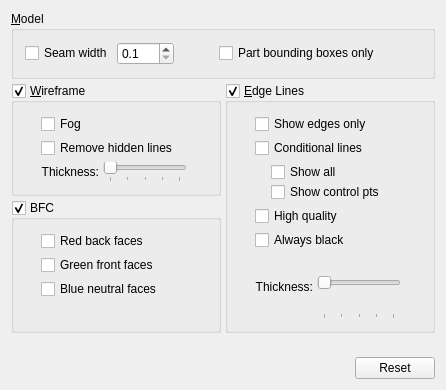
     <widget class="QWidget" name="geometryTab">
      <attribute name="title">
       <string>Geometry</string>
      </attribute>
      <layout class="QVBoxLayout">
       <property name="spacing">
        <number>4</number>
       </property>
       <property name="leftMargin">
        <number>11</number>
       </property>
       <property name="topMargin">
        <number>11</number>
       </property>
       <property name="rightMargin">
        <number>11</number>
       </property>
       <property name="bottomMargin">
        <number>11</number>
       </property>
       <item>
        <widget class="QGroupBox" name="geometryModelBox">
         <property name="title">
          <string>&amp;Model</string>
         </property>
         <layout class="QVBoxLayout">
          <property name="spacing">
           <number>4</number>
          </property>
          <property name="leftMargin">
           <number>11</number>
          </property>
          <property name="topMargin">
           <number>11</number>
          </property>
          <property name="rightMargin">
           <number>11</number>
          </property>
          <property name="bottomMargin">
           <number>11</number>
          </property>
          <item>
           <layout class="QHBoxLayout">
            <property name="spacing">
             <number>4</number>
            </property>
            <property name="leftMargin">
             <number>0</number>
            </property>
            <property name="topMargin">
             <number>0</number>
            </property>
            <property name="rightMargin">
             <number>0</number>
            </property>
            <property name="bottomMargin">
             <number>0</number>
            </property>
            <item>
             <widget class="QCheckBox" name="seamWidthButton">
              <property name="text">
               <string>Seam width</string>
              </property>
             </widget>
            </item>
            <item>
             <widget class="QDoubleSpinBox" name="seamWidthDoubleSpin">
              <property name="decimals">
               <number>1</number>
              </property>
              <property name="minimum">
               <double>0.100000000000000</double>
              </property>
              <property name="singleStep">
               <double>0.100000000000000</double>
              </property>
             </widget>
            </item>
            <item>
             <spacer name="Spacer9">
              <property name="orientation">
               <enum>Qt::Horizontal</enum>
              </property>
              <property name="sizeType">
               <enum>QSizePolicy::Expanding</enum>
              </property>
              <property name="sizeHint" stdset="0">
               <size>
                <width>20</width>
                <height>20</height>
               </size>
              </property>
             </spacer>
            </item>
            <item>
             <widget class="QCheckBox" name="partBoundingBoxOnlyBox">
              <property name="text">
               <string>Part bounding boxes only</string>
              </property>
             </widget>
            </item>
            <item>
             <spacer name="Spacer10_1">
              <property name="orientation">
               <enum>Qt::Horizontal</enum>
              </property>
              <property name="sizeType">
               <enum>QSizePolicy::Expanding</enum>
              </property>
              <property name="sizeHint" stdset="0">
               <size>
                <width>20</width>
                <height>20</height>
               </size>
              </property>
             </spacer>
            </item>
           </layout>
          </item>
         </layout>
        </widget>
       </item>
       <item>
        <layout class="QHBoxLayout">
         <property name="spacing">
          <number>4</number>
         </property>
         <property name="leftMargin">
          <number>0</number>
         </property>
         <property name="topMargin">
          <number>0</number>
         </property>
         <property name="rightMargin">
          <number>0</number>
         </property>
         <property name="bottomMargin">
          <number>0</number>
         </property>
         <item>
          <layout class="QVBoxLayout">
           <property name="spacing">
            <number>4</number>
           </property>
           <property name="leftMargin">
            <number>0</number>
           </property>
           <property name="topMargin">
            <number>0</number>
           </property>
           <property name="rightMargin">
            <number>0</number>
           </property>
           <property name="bottomMargin">
            <number>0</number>
           </property>
           <item>
            <widget class="QGroupBox" name="wireframeButton">
             <property name="title">
              <string>&amp;Wireframe</string>
             </property>
             <property name="checkable">
              <bool>true</bool>
             </property>
             <layout class="QVBoxLayout">
              <property name="spacing">
               <number>4</number>
              </property>
              <property name="leftMargin">
               <number>11</number>
              </property>
              <property name="topMargin">
               <number>11</number>
              </property>
              <property name="rightMargin">
               <number>11</number>
              </property>
              <property name="bottomMargin">
               <number>11</number>
              </property>
              <item>
               <layout class="QHBoxLayout">
                <property name="spacing">
                 <number>0</number>
                </property>
                <property name="leftMargin">
                 <number>0</number>
                </property>
                <property name="topMargin">
                 <number>0</number>
                </property>
                <property name="rightMargin">
                 <number>0</number>
                </property>
                <property name="bottomMargin">
                 <number>0</number>
                </property>
                <item>
                 <spacer name="Spacer16">
                  <property name="orientation">
                   <enum>Qt::Horizontal</enum>
                  </property>
                  <property name="sizeType">
                   <enum>QSizePolicy::Fixed</enum>
                  </property>
                  <property name="sizeHint" stdset="0">
                   <size>
                    <width>16</width>
                    <height>20</height>
                   </size>
                  </property>
                 </spacer>
                </item>
                <item>
                 <layout class="QVBoxLayout">
                  <property name="spacing">
                   <number>4</number>
                  </property>
                  <property name="leftMargin">
                   <number>0</number>
                  </property>
                  <property name="topMargin">
                   <number>0</number>
                  </property>
                  <property name="rightMargin">
                   <number>0</number>
                  </property>
                  <property name="bottomMargin">
                   <number>0</number>
                  </property>
                  <item>
                   <widget class="QCheckBox" name="wireframeFogButton">
                    <property name="text">
                     <string>Fog</string>
                    </property>
                   </widget>
                  </item>
                  <item>
                   <widget class="QCheckBox" name="wireframeRemoveHiddenLineButton">
                    <property name="text">
                     <string>Remove hidden lines</string>
                    </property>
                   </widget>
                  </item>
                  <item>
                   <layout class="QHBoxLayout">
                    <property name="spacing">
                     <number>4</number>
                    </property>
                    <property name="leftMargin">
                     <number>0</number>
                    </property>
                    <property name="topMargin">
                     <number>0</number>
                    </property>
                    <property name="rightMargin">
                     <number>0</number>
                    </property>
                    <property name="bottomMargin">
                     <number>0</number>
                    </property>
                    <item>
                     <widget class="QLabel" name="wireframeThicknessLabel">
                      <property name="frameShadow">
                       <enum>QFrame::Plain</enum>
                      </property>
                      <property name="text">
                       <string>Thickness:</string>
                      </property>
                      <property name="textFormat">
                       <enum>Qt::AutoText</enum>
                      </property>
                      <property name="alignment">
                       <set>Qt::AlignRight|Qt::AlignTrailing|Qt::AlignVCenter</set>
                      </property>
                      <property name="wordWrap">
                       <bool>false</bool>
                      </property>
                     </widget>
                    </item>
                    <item>
                     <widget class="QSlider" name="wireframeThicknessSlider">
                      <property name="sizePolicy">
                       <sizepolicy hsizetype="Expanding" vsizetype="Fixed">
                        <horstretch>0</horstretch>
                        <verstretch>0</verstretch>
                       </sizepolicy>
                      </property>
                      <property name="minimumSize">
                       <size>
                        <width>75</width>
                        <height>0</height>
                       </size>
                      </property>
                      <property name="maximumSize">
                       <size>
                        <width>100</width>
                        <height>32767</height>
                       </size>
                      </property>
                      <property name="minimum">
                       <number>1</number>
                      </property>
                      <property name="maximum">
                       <number>5</number>
                      </property>
                      <property name="pageStep">
                       <number>1</number>
                      </property>
                      <property name="orientation">
                       <enum>Qt::Horizontal</enum>
                      </property>
                      <property name="tickPosition">
                       <enum>QSlider::TicksBelow</enum>
                      </property>
                     </widget>
                    </item>
                    <item>
                     <spacer name="Spacer20">
                      <property name="orientation">
                       <enum>Qt::Horizontal</enum>
                      </property>
                      <property name="sizeType">
                       <enum>QSizePolicy::Expanding</enum>
                      </property>
                      <property name="sizeHint" stdset="0">
                       <size>
                        <width>20</width>
                        <height>20</height>
                       </size>
                      </property>
                     </spacer>
                    </item>
                   </layout>
                  </item>
                 </layout>
                </item>
               </layout>
              </item>
             </layout>
            </widget>
           </item>
           <item>
            <widget class="QGroupBox" name="enableBFCButton">
             <property name="title">
              <string>BFC</string>
             </property>
             <property name="checkable">
              <bool>true</bool>
             </property>
             <layout class="QVBoxLayout">
              <property name="spacing">
               <number>4</number>
              </property>
              <property name="leftMargin">
               <number>11</number>
              </property>
              <property name="topMargin">
               <number>11</number>
              </property>
              <property name="rightMargin">
               <number>11</number>
              </property>
              <property name="bottomMargin">
               <number>11</number>
              </property>
              <item>
               <layout class="QHBoxLayout">
                <property name="spacing">
                 <number>0</number>
                </property>
                <property name="leftMargin">
                 <number>0</number>
                </property>
                <property name="topMargin">
                 <number>0</number>
                </property>
                <property name="rightMargin">
                 <number>0</number>
                </property>
                <property name="bottomMargin">
                 <number>0</number>
                </property>
                <item>
                 <spacer name="Spacer16_29">
                  <property name="orientation">
                   <enum>Qt::Horizontal</enum>
                  </property>
                  <property name="sizeType">
                   <enum>QSizePolicy::Fixed</enum>
                  </property>
                  <property name="sizeHint" stdset="0">
                   <size>
                    <width>16</width>
                    <height>20</height>
                   </size>
                  </property>
                 </spacer>
                </item>
                <item>
                 <layout class="QVBoxLayout">
                  <property name="spacing">
                   <number>4</number>
                  </property>
                  <property name="leftMargin">
                   <number>0</number>
                  </property>
                  <property name="topMargin">
                   <number>0</number>
                  </property>
                  <property name="rightMargin">
                   <number>0</number>
                  </property>
                  <property name="bottomMargin">
                   <number>0</number>
                  </property>
                  <item>
                   <widget class="QCheckBox" name="bfcRedBackFaceButton">
                    <property name="text">
                     <string>Red back faces</string>
                    </property>
                   </widget>
                  </item>
                  <item>
                   <widget class="QCheckBox" name="bfcGreenFrontFaceButton">
                    <property name="text">
                     <string>Green front faces</string>
                    </property>
                   </widget>
                  </item>
                  <item>
                   <widget class="QCheckBox" name="bfcBlueNeutralFaceButton">
                    <property name="text">
                     <string>Blue neutral faces</string>
                    </property>
                   </widget>
                  </item>
                 </layout>
                </item>
               </layout>
              </item>
              <item>
               <spacer name="Spacer18">
                <property name="orientation">
                 <enum>Qt::Vertical</enum>
                </property>
                <property name="sizeType">
                 <enum>QSizePolicy::Expanding</enum>
                </property>
                <property name="sizeHint" stdset="0">
                 <size>
                  <width>20</width>
                  <height>20</height>
                 </size>
                </property>
               </spacer>
              </item>
             </layout>
            </widget>
           </item>
          </layout>
         </item>
         <item>
          <widget class="QGroupBox" name="edgeLinesButton">
           <property name="title">
            <string>&amp;Edge Lines</string>
           </property>
           <property name="checkable">
            <bool>true</bool>
           </property>
           <layout class="QVBoxLayout">
            <property name="spacing">
             <number>4</number>
            </property>
            <property name="leftMargin">
             <number>11</number>
            </property>
            <property name="topMargin">
             <number>11</number>
            </property>
            <property name="rightMargin">
             <number>11</number>
            </property>
            <property name="bottomMargin">
             <number>11</number>
            </property>
            <item>
             <layout class="QHBoxLayout">
              <property name="spacing">
               <number>0</number>
              </property>
              <property name="leftMargin">
               <number>0</number>
              </property>
              <property name="topMargin">
               <number>0</number>
              </property>
              <property name="rightMargin">
               <number>0</number>
              </property>
              <property name="bottomMargin">
               <number>0</number>
              </property>
              <item>
               <spacer name="Spacer16_2">
                <property name="orientation">
                 <enum>Qt::Horizontal</enum>
                </property>
                <property name="sizeType">
                 <enum>QSizePolicy::Fixed</enum>
                </property>
                <property name="sizeHint" stdset="0">
                 <size>
                  <width>16</width>
                  <height>20</height>
                 </size>
                </property>
               </spacer>
              </item>
              <item>
               <layout class="QVBoxLayout">
                <property name="spacing">
                 <number>4</number>
                </property>
                <property name="leftMargin">
                 <number>0</number>
                </property>
                <property name="topMargin">
                 <number>0</number>
                </property>
                <property name="rightMargin">
                 <number>0</number>
                </property>
                <property name="bottomMargin">
                 <number>0</number>
                </property>
                <item>
                 <widget class="QCheckBox" name="edgesOnlyButton">
                  <property name="text">
                   <string>Show edges only</string>
                  </property>
                 </widget>
                </item>
                <item>
                 <widget class="QCheckBox" name="conditionalLinesButton">
                  <property name="text">
                   <string>Conditional lines</string>
                  </property>
                 </widget>
                </item>
                <item>
                 <layout class="QHBoxLayout">
                  <property name="spacing">
                   <number>0</number>
                  </property>
                  <property name="leftMargin">
                   <number>0</number>
                  </property>
                  <property name="topMargin">
                   <number>0</number>
                  </property>
                  <property name="rightMargin">
                   <number>0</number>
                  </property>
                  <property name="bottomMargin">
                   <number>0</number>
                  </property>
                  <item>
                   <spacer name="unnamed">
                    <property name="orientation">
                     <enum>Qt::Horizontal</enum>
                    </property>
                    <property name="sizeType">
                     <enum>QSizePolicy::Fixed</enum>
                    </property>
                    <property name="sizeHint" stdset="0">
                     <size>
                      <width>16</width>
                      <height>20</height>
                     </size>
                    </property>
                   </spacer>
                  </item>
                  <item>
                   <layout class="QVBoxLayout">
                    <item>
                     <widget class="QCheckBox" name="conditionalShowAllButton">
                      <property name="text">
                       <string>Show all</string>
                      </property>
                     </widget>
                    </item>
                    <item>
                     <widget class="QCheckBox" name="conditionalShowControlPtsButton">
                      <property name="text">
                       <string>Show control pts</string>
                      </property>
                     </widget>
                    </item>
                   </layout>
                  </item>
                 </layout>
                </item>
                <item>
                 <widget class="QCheckBox" name="highQualityLinesButton">
                  <property name="text">
                   <string>High quality</string>
                  </property>
                 </widget>
                </item>
                <item>
                 <widget class="QCheckBox" name="alwaysBlackLinesButton">
                  <property name="text">
                   <string>Always black</string>
                  </property>
                 </widget>
                </item>
                <item>
                 <layout class="QHBoxLayout">
                  <property name="spacing">
                   <number>4</number>
                  </property>
                  <property name="leftMargin">
                   <number>0</number>
                  </property>
                  <property name="topMargin">
                   <number>0</number>
                  </property>
                  <property name="rightMargin">
                   <number>0</number>
                  </property>
                  <property name="bottomMargin">
                   <number>0</number>
                  </property>
                  <item>
                   <widget class="QLabel" name="edgeThicknessLabel">
                    <property name="frameShadow">
                     <enum>QFrame::Plain</enum>
                    </property>
                    <property name="text">
                     <string>Thickness:</string>
                    </property>
                    <property name="textFormat">
                     <enum>Qt::AutoText</enum>
                    </property>
                    <property name="alignment">
                     <set>Qt::AlignRight|Qt::AlignTrailing|Qt::AlignVCenter</set>
                    </property>
                    <property name="wordWrap">
                     <bool>false</bool>
                    </property>
                   </widget>
                  </item>
                  <item>
                   <widget class="QSlider" name="edgeThicknessSlider">
                    <property name="sizePolicy">
                     <sizepolicy hsizetype="Expanding" vsizetype="Fixed">
                      <horstretch>0</horstretch>
                      <verstretch>0</verstretch>
                     </sizepolicy>
                    </property>
                    <property name="minimumSize">
                     <size>
                      <width>75</width>
                      <height>0</height>
                     </size>
                    </property>
                    <property name="maximumSize">
                     <size>
                      <width>100</width>
                      <height>32767</height>
                     </size>
                    </property>
                    <property name="minimum">
                     <number>1</number>
                    </property>
                    <property name="maximum">
                     <number>5</number>
                    </property>
                    <property name="pageStep">
                     <number>1</number>
                    </property>
                    <property name="orientation">
                     <enum>Qt::Horizontal</enum>
                    </property>
                    <property name="tickPosition">
                     <enum>QSlider::TicksBelow</enum>
                    </property>
                   </widget>
                  </item>
                  <item>
                   <spacer name="Spacer21">
                    <property name="orientation">
                     <enum>Qt::Horizontal</enum>
                    </property>
                    <property name="sizeType">
                     <enum>QSizePolicy::Expanding</enum>
                    </property>
                    <property name="sizeHint" stdset="0">
                     <size>
                      <width>20</width>
                      <height>20</height>
                     </size>
                    </property>
                   </spacer>
                  </item>
                 </layout>
                </item>
               </layout>
              </item>
             </layout>
            </item>
           </layout>
          </widget>
         </item>
        </layout>
       </item>
       <item>
        <spacer name="Spacer10">
         <property name="orientation">
          <enum>Qt::Vertical</enum>
         </property>
         <property name="sizeType">
          <enum>QSizePolicy::Expanding</enum>
         </property>
         <property name="sizeHint" stdset="0">
          <size>
           <width>20</width>
           <height>20</height>
          </size>
         </property>
        </spacer>
       </item>
       <item>
        <layout class="QHBoxLayout">
         <property name="spacing">
          <number>6</number>
         </property>
         <property name="leftMargin">
          <number>0</number>
         </property>
         <property name="topMargin">
          <number>0</number>
         </property>
         <property name="rightMargin">
          <number>0</number>
         </property>
         <property name="bottomMargin">
          <number>0</number>
         </property>
         <item>
          <spacer name="Spacer4_2">
           <property name="orientation">
            <enum>Qt::Horizontal</enum>
           </property>
           <property name="sizeType">
            <enum>QSizePolicy::Expanding</enum>
           </property>
           <property name="sizeHint" stdset="0">
            <size>
             <width>20</width>
             <height>20</height>
            </size>
           </property>
          </spacer>
         </item>
         <item>
          <widget class="QPushButton" name="geometryResetButton">
           <property name="sizePolicy">
            <sizepolicy hsizetype="Fixed" vsizetype="Fixed">
             <horstretch>0</horstretch>
             <verstretch>0</verstretch>
            </sizepolicy>
           </property>
           <property name="text">
            <string>Reset</string>
           </property>
          </widget>
         </item>
        </layout>
       </item>
      </layout>
     </widget>
